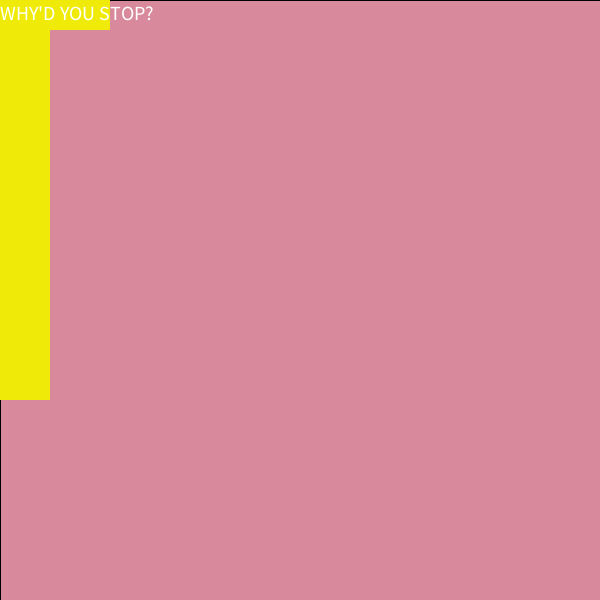
Frame 1 (no input)
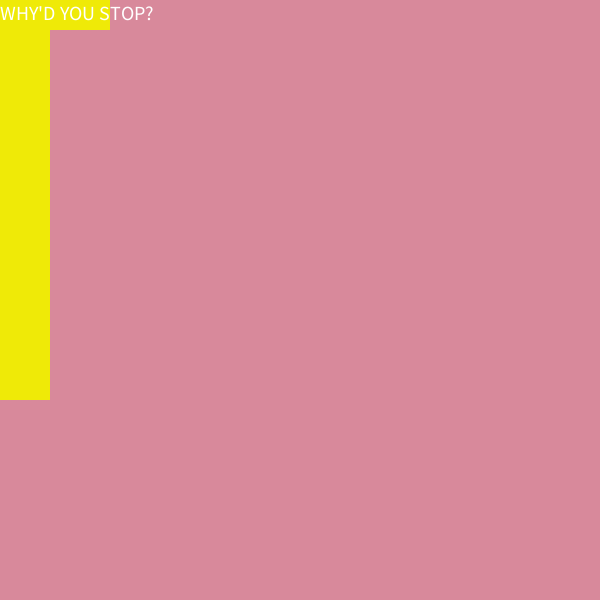
Frame 60 (the mouse pressed at the canvas centre just before this capture)
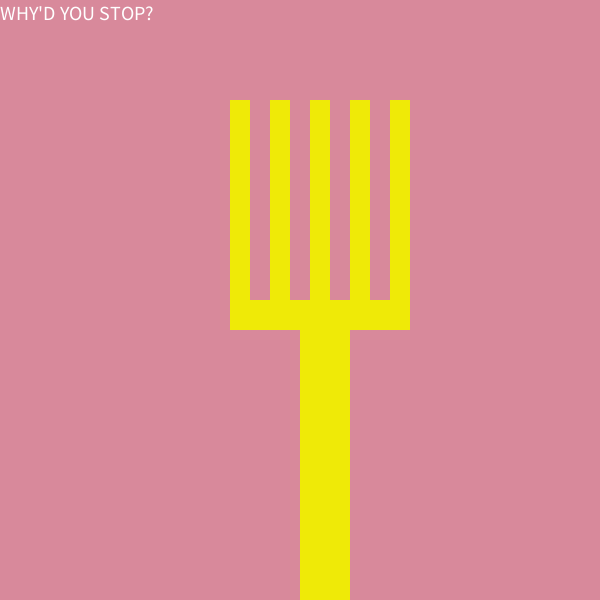
Frame 120 (the mouse held since frame 60 and released just before this capture)

The Processing sketch that drew these frames (run headless with seeded random() and noise(); from frame 60 on, the mouse is pressed at the canvas centre):

// Processing sketch: processing_62580
// ── processing_62580.pde

void setup ()
{
  size(600,600);
  background(#8C706B);
  noCursor();
}

int a=100;

void mouseDragged()
{
  background(#8C706B);
    a--;

  fill (#D8899B,a);
  rect (0,0,600,600);
  scratcher();
    String l = "AHHH....";
  fill(#FFFFFF);
  textSize(20);
  text(l,0,20);
  if (mouseX>500 && mouseY>500) 
  {
   background(#8C706B);
  
  a=a-5;
  fill (#D8899B,a);
  rect (0,0,600,600);
    String w = "WHOA... RIGHT THERE... KEEP DOING THAT...";
  fill(#FFFFFF);
  textSize(20);
  text (w,0,15);
}
}

void draw () 
{
  background(#8C706B);
  fill (#D8899B);
  rect (0,0,600,600);
  scratcher();
   String s = "WHY'D YOU STOP?";
  fill(#FFFFFF);
  textSize(20);
  text(s,0,20);
}

void mouseMoved() 
{
  background(#8C706B);
    fill (#D8899B);
  rect (0,0,600,600);
  scratcher();
  String h = "HEY! QUIT WAVING IT AROUND AND SCRATCH!";
  fill(#FFFFFF);
  textSize(20);
  text(h,0,20);
}

void scratcher () 
{
  fill (#EFEA07);
  noStroke();
  rect (mouseX,mouseY,50,400);
  rect (mouseX-70,mouseY,20,-200);
  rect (mouseX-30,mouseY,20,-200);
  rect (mouseX+90,mouseY,20,-200);
  rect (mouseX+50,mouseY,20,-200);
  rect (mouseX+10,mouseY,20,-200);
  rect (mouseX-70,mouseY,180,30);
}
